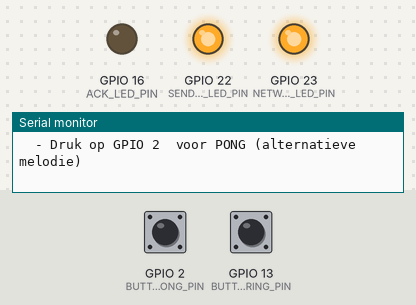
A sketch run on a simulated ESP32. Shown: output pins drawn as LEDs (lit = HIGH), the last lines printed to the serial monitor. Dashed ring = blinking. The test bench sets the inputs (shaded band); at power-on: GPIO 2 (BUTTON_PONG_PIN) HIGH, GPIO 13 (BUTTON_RING_PIN) HIGH. WiFi joins after 1.5 s; servers stay silent unless stated.

Above: at 3.7 s.
3.8 s: GPIO 2 (BUTTON_PONG_PIN) pulled LOW for 0.15 s
At 3.97 s:
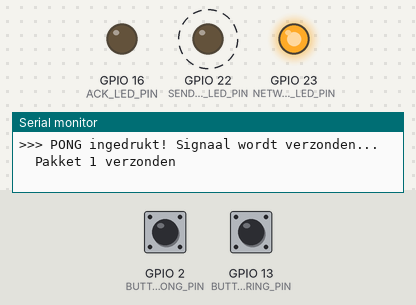
7.3 s: GPIO 13 (BUTTON_RING_PIN) pulled LOW for 1 s
At 7.8 s:
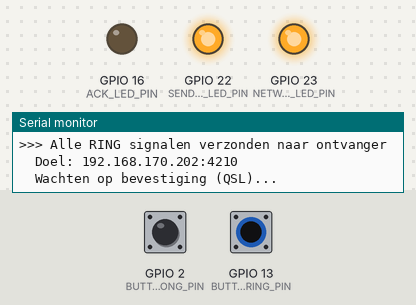
9.8 s: GPIO 2 (BUTTON_PONG_PIN) driven LOW and GPIO 13 (BUTTON_RING_PIN) driven LOW
At 10.9 s:
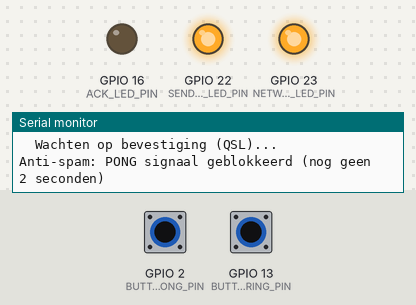
Timing chart, 0 to 12.6 s (numbered marks = the images above; inputs shaded):
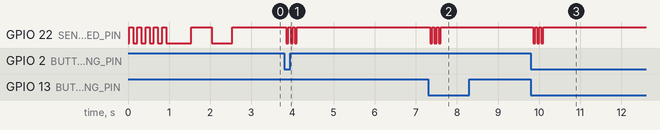

The sketch:

sender_esp32_doorbell_2tx.ino
```cpp
/**
 * ESP32 Remote Deurbel - Zender (Voordeur)
 * ============================================
 *
 * Dit is de zendereenheid die bij de voordeur wordt geplaatst.
 * Het systeem heeft twee drukknoppen:
 *   - Pin 13: Verstuurt "RING" voor standaard deurbel-melodie
 *   - Pin 2:  Verstuurt "PONG" voor alternatieve melodie
 *
 * Na verzending wacht de zender op een bevestiging "QSL" van de ontvanger.
 * Bij ontvangst van QSL wordt de groene LED op pin 16 geactiveerd.
 *
 * Functionaliteiten:
 * - Twee drukknoppen met software debouncing
 * - Anti-spam beveiliging (2 seconden wachttijd tussen signalen)
 * - Redundante signaalverzending (3 pakketten voor betrouwbaarheid)
 * - Automatische WiFi herverbinding bij verbindingsverlies
 * - Visuele LED feedback (LED op pin 22 = status, LED op pin 16 = bevestiging)
 * - Ontvangstbevestiging (QSL) van ontvanger
 *
 * Hardware: ESP32 Lite bordje
 * Pin aansluitingen:
 *   - GPIO 13: Drukknop 1 (RING - voordeur)
 *   - GPIO 2:  Drukknop 2 (PONG - achterdeur)
 *   - GPIO 22: Status LED (blauw/geel)
 *   - GPIO 23: Netwerk status LED (brandt bij WiFi verbinding)
 *   - GPIO 16: Bevestigings LED (groen, active high)
 *
 * Auteur: MiniMax Agent
 * Datum: Januari 2026
 */

// ============================================
// CONFIGURATIE - AANPASSEN AAN UW NETWERK
// ============================================

// WiFi-instellingen
const char* ssid = "Scouternet_Attick_24";                    // <<< Vul uw WiFi-netwerknaam in
const char* password = "pwd";          // <<< Vul uw WiFi-wachtwoord in

// Netwerkinstellingen (statische IP)
IPAddress gateway(192, 168, 170, 1);                    // IP van uw router
IPAddress subnet(255, 255, 255, 0);                      // Subnet mask
IPAddress dns(8, 8, 8, 8);                               // Google DNS (fallback)

// Statische IP-adressen voor de ESP32's
IPAddress ip_sender(192, 168, 170, 201);                // Zender (voordeur)
IPAddress ip_receiver(192, 168, 170, 202);              // Ontvanger (zolder)

// UDP-instellingen
const int udpPort = 4210;                             // Poort voor communicatie
const char* ringPayload = "RING";                     // Signaal payload voor standaard deurbel
const char* pongPayload = "PONG";                     // Signaal payload voor alternatieve melodie
const char* ackPayload = "QSL";                       // Bevestiging payload

// Pin definities
const int BUTTON_RING_PIN = 13;                       // Drukknop RING op GPIO 13
const int BUTTON_PONG_PIN = 2;                        // Drukknop PONG op GPIO 2
const int SENDER_LED_PIN = 22;                        // Status LED op GPIO 22
const int NETWORK_LED_PIN = 23;                         // Netwerk status LED op GPIO 23
const int ACK_LED_PIN = 16;                           // Bevestigings LED (groen) op GPIO 16

// ============================================
// OVERIGE VARIABELEN (NIET AANPASSEN)
// ============================================

#include <WiFi.h>
#include <WiFiUdp.h>

WiFiUDP udp;
WiFiUDP udpReceive;                                   // Separate UDP instance voor ontvangst

// Pin status variabelen voor RING knop
int lastRingButtonState = HIGH;                       // Vorige RING knopstatus (HIGH = niet ingedrukt)
unsigned long lastRingDebounceTime = 0;               // Tijd van laatste statusverandering RING
bool ringButtonProcessed = false;                     // Flag om herhaalde signalering te voorkomen

// Pin status variabelen voor PONG knop
int lastPongButtonState = HIGH;                       // Vorige PONG knopstatus (HIGH = niet ingedrukt)
unsigned long lastPongDebounceTime = 0;               // Tijd van laatste statusverandering PONG
bool pongButtonProcessed = false;                     // Flag om herhaalde signalering te voorkomen

// Timings
const unsigned long DEBOUNCE_DELAY = 50;              // Debounce tijd in milliseconden
const unsigned long ANTI_SPAM_DELAY = 2000;           // Minimum tijd tussen signalen
unsigned long lastSignalTime = 0;                     // Tijd van laatste verzonden signaal

// ACK LED timing
unsigned long ackLedStartTime = 0;
bool ackLedActive = false;
const unsigned long ACK_LED_DURATION = 2000;          // Hoe lang de groene LED blijft branden

// Wachten op ACK
bool waitingForAck = false;
unsigned long ackWaitStartTime = 0;
const unsigned long ACK_TIMEOUT = 2000;               // Timeout voor ACK ontvangst (ms)

void setup() {
    // Seriële communicatie starten voor debugging
    Serial.begin(115200);
    Serial.println();
    Serial.println("========================================");
    Serial.println("   ESP32 Deurbel Zender - Voordeur     ");
    Serial.println("   Met twee drukknoppen (RING + PONG)  ");
    Serial.println("========================================");
    Serial.println("Opstarten...");
    Serial.println();

    // Pinnen configureren
    pinMode(BUTTON_RING_PIN, INPUT_PULLUP);           // Interne pull-up weerstand inschakelen
    pinMode(BUTTON_PONG_PIN, INPUT_PULLUP);           // Interne pull-up weerstand inschakelen
    pinMode(SENDER_LED_PIN, OUTPUT);
    pinMode(NETWORK_LED_PIN, OUTPUT);
    pinMode(ACK_LED_PIN, OUTPUT);
    digitalWrite(SENDER_LED_PIN, LOW);                // LED uit bij opstarten
    digitalWrite(NETWORK_LED_PIN, LOW);               // Netwerk LED uit bij opstarten
    digitalWrite(ACK_LED_PIN, LOW);                   // Bevestigings LED uit bij opstarten

    Serial.println("Pinnen geconfigureerd:");
    Serial.print("  - RING drukknop: GPIO ");
    Serial.println(BUTTON_RING_PIN);
    Serial.print("  - PONG drukknop: GPIO ");
    Serial.println(BUTTON_PONG_PIN);
    Serial.print("  - Status LED: GPIO ");
    Serial.println(SENDER_LED_PIN);
    Serial.print("  - Netwerk status LED: GPIO ");
    Serial.println(NETWORK_LED_PIN);
    Serial.print("  - Bevestigings LED (groen): GPIO ");
    Serial.println(ACK_LED_PIN);
    Serial.println();

    // Status LED knipperen tijdens WiFi verbinding
    Serial.println("Verbinden met WiFi...");
    for (int i = 0; i < 10; i++) {
        digitalWrite(SENDER_LED_PIN, !digitalRead(SENDER_LED_PIN));
        delay(100);
    }

    // Statisch IP configureren
    Serial.println("Statische IP configureren...");
    if (!WiFi.config(ip_sender, gateway, subnet, dns)) {
        Serial.println("FOUT: Kon statische IP niet configureren!");
        while (true);                                // Blokkeer bij fout
    }
    Serial.print("  - IP adres: ");
    Serial.println(ip_sender);
    Serial.print("  - Gateway: ");
    Serial.println(gateway);
    Serial.println();

    // Verbinden met WiFi
    Serial.print("Verbinden met WiFi-netwerk: ");
    Serial.println(ssid);

    WiFi.begin(ssid, password);

    // Wachten tot verbonden
    while (WiFi.status() != WL_CONNECTED) {
        delay(500);
        Serial.print(".");
        digitalWrite(SENDER_LED_PIN, !digitalRead(SENDER_LED_PIN)); // Knipper tijdens verbinden
    }

    // Verbonden - LED aan
    digitalWrite(SENDER_LED_PIN, HIGH);
    digitalWrite(NETWORK_LED_PIN, HIGH);              // Netwerk LED permanent aan
    Serial.println();
    Serial.println();
    Serial.println("WiFi verbonden!");
    Serial.println("----------------------------------------");
    Serial.print("IP adres: ");
    Serial.println(WiFi.localIP());
    Serial.print("MAC adres: ");
    Serial.println(WiFi.macAddress());
    Serial.print("Zend naar: ");
    Serial.print(ip_receiver);
    Serial.print(":");
    Serial.println(udpPort);
    Serial.println("----------------------------------------");

    // UDP luisteraar starten voor ontvangst van QSL
    udpReceive.begin(udpPort);
    Serial.println("Luisteren op poort " + String(udpPort) + " voor bevestigingen");
    Serial.println();
    Serial.println("Systeem is klaar voor gebruik!");
    Serial.println("  - Druk op GPIO 13 voor RING (standaard melodie)");
    Serial.println("  - Druk op GPIO 2  voor PONG (alternatieve melodie)");
    Serial.println();
}

void loop() {
    // WiFi verbindingsstatus controleren
    if (WiFi.status() != WL_CONNECTED) {
        handleDisconnection();
        return;
    }

    // Controleren op inkomende UDP pakketten (QSL bevestigingen)
    checkForAck();

    // Update ACK LED timer
    updateAckLed();

    // RING drukknop uitlezen
    handleRingButton();

    // PONG drukknop uitlezen
    handlePongButton();

    // Check ACK timeout
    if (waitingForAck && (millis() - ackWaitStartTime > ACK_TIMEOUT)) {
        Serial.println("WAARSCHUWING: Geen bevestiging (QSL) ontvangen van ontvanger!");
        waitingForAck = false;
    }
}

void handleRingButton() {
    int reading = digitalRead(BUTTON_RING_PIN);

    // Debounce logica: als de status is veranderd, reset de timer
    if (reading != lastRingButtonState) {
        lastRingDebounceTime = millis();
    }

    // Na de debounce-tijd: is de status nog steeds stabiel?
    if ((millis() - lastRingDebounceTime) > DEBOUNCE_DELAY) {
        // Knop is ingedrukt (LOW bij pull-up) en nog niet verwerkt
        if (reading == LOW && !ringButtonProcessed) {
            // Check anti-spam timing
            if (millis() - lastSignalTime > ANTI_SPAM_DELAY) {
                sendDoorbellSignal(ringPayload, "RING");
                lastSignalTime = millis();
            } else {
                Serial.println("Anti-spam: RING signaal geblokkeerd (nog geen 2 seconden)");
            }
            ringButtonProcessed = true;
        }

        // Reset de verwerkingsflag wanneer knop wordt losgelaten
        if (reading == HIGH) {
            ringButtonProcessed = false;
        }
    }

    // Huidige status opslaan voor volgende iteratie
    lastRingButtonState = reading;
}

void handlePongButton() {
    int reading = digitalRead(BUTTON_PONG_PIN);

    // Debounce logica: als de status is veranderd, reset de timer
    if (reading != lastPongButtonState) {
        lastPongDebounceTime = millis();
    }

    // Na de debounce-tijd: is de status nog steeds stabiel?
    if ((millis() - lastPongDebounceTime) > DEBOUNCE_DELAY) {
        // Knop is ingedrukt (LOW bij pull-up) en nog niet verwerkt
        if (reading == LOW && !pongButtonProcessed) {
            // Check anti-spam timing
            if (millis() - lastSignalTime > ANTI_SPAM_DELAY) {
                sendDoorbellSignal(pongPayload, "PONG");
                lastSignalTime = millis();
            } else {
                Serial.println("Anti-spam: PONG signaal geblokkeerd (nog geen 2 seconden)");
            }
            pongButtonProcessed = true;
        }

        // Reset de verwerkingsflag wanneer knop wordt losgelaten
        if (reading == HIGH) {
            pongButtonProcessed = false;
        }
    }

    // Huidige status opslaan voor volgende iteratie
    lastPongButtonState = reading;
}

void sendDoorbellSignal(const char* payload, const char* signalName) {
    Serial.print(">>> ");
    Serial.print(signalName);
    Serial.println(" ingedrukt! Signaal wordt verzonden...");
    waitingForAck = true;
    ackWaitStartTime = millis();

    // Verstuur het signaal 3 keer voor redundantie (UDP is niet gegarandeerd)
    for (int i = 0; i < 3; i++) {
        udp.beginPacket(ip_receiver, udpPort);
        udp.print(payload);
        udp.endPacket();

        // Visuele feedback: korte LED flits
        digitalWrite(SENDER_LED_PIN, LOW);
        delay(50);
        digitalWrite(SENDER_LED_PIN, HIGH);
        delay(50);

        Serial.print("  Pakket ");
        Serial.print(i + 1);
        Serial.println(" verzonden");
    }

    Serial.print(">>> Alle ");
    Serial.print(signalName);
    Serial.println(" signalen verzonden naar ontvanger");
    Serial.print("  Doel: ");
    Serial.print(ip_receiver);
    Serial.print(":");
    Serial.println(udpPort);
    Serial.println("  Wachten op bevestiging (QSL)...");
    Serial.println();
}

void checkForAck() {
    char packetBuffer[255];
    int packetSize = udpReceive.parsePacket();

    if (packetSize) {
        int len = udpReceive.read(packetBuffer, 255);
        if (len > 0) {
            packetBuffer[len] = 0;
        }

        Serial.print("Ontvangen: ");
        Serial.print(packetBuffer);
        Serial.print(" van ");
        Serial.println(udpReceive.remoteIP().toString());

        // Check of het een QSL bevestiging is
        if (strcmp(packetBuffer, ackPayload) == 0) {
            Serial.println(">>> BEVESTIGING ONTVANGEN: QSL <<<");
            activateAckLed();
            waitingForAck = false;
        }
    }
}

void activateAckLed() {
    digitalWrite(ACK_LED_PIN, HIGH);
    ackLedStartTime = millis();
    ackLedActive = true;
    Serial.println("Bevestigings LED geactiveerd (groen op pin 16)");
}

void updateAckLed() {
    if (ackLedActive && (millis() - ackLedStartTime > ACK_LED_DURATION)) {
        digitalWrite(ACK_LED_PIN, LOW);
        ackLedActive = false;
        Serial.println("Bevestigings LED gedeactiveerd");
    }
}

void handleDisconnection() {
    static unsigned long lastReconnectAttempt = 0;

    // Elke 5 seconden opnieuw proberen
    if (millis() - lastReconnectAttempt > 5000) {
        lastReconnectAttempt = millis();
        Serial.println("WiFi verbinding verloren! Opnieuw verbinden...");

        digitalWrite(SENDER_LED_PIN, LOW);            // LED uit bij verbindingsproblemen
        digitalWrite(NETWORK_LED_PIN, LOW);           // Netwerk LED uit
        digitalWrite(ACK_LED_PIN, LOW);               // Bevestigings LED uit

        waitingForAck = false;
        ackLedActive = false;

        WiFi.disconnect();
        WiFi.reconnect();
    }
}
```

Measured:
- after the input at 3.8 s, GPIO 22 (SENDER_LED_PIN): alternates HIGH for 0.05 s and LOW for 0.05 s, 6 changes in all, then stays HIGH, starting after 0.05 s
- after the input at 7.3 s, GPIO 22 (SENDER_LED_PIN): alternates HIGH for 0.05 s and LOW for 0.05 s, 6 changes in all, then stays HIGH, starting after 0.05 s
- after the input at 9.8 s, GPIO 22 (SENDER_LED_PIN): alternates HIGH for 0.05 s and LOW for 0.05 s, 6 changes in all, then stays HIGH, starting after 0.05 s
